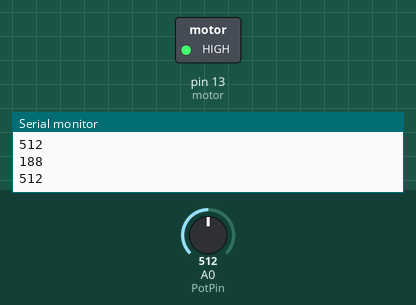
Simulated run of this sketch. Board: Arduino Uno, built with avr-gcc and run on an emulated ATmega328P. Parts: switched loads named in the sketch (green lamp = pin HIGH), the last lines printed to the serial monitor. Inputs (shaded band) come from the test bench; at power-on: A0 (PotPin) = 512.

Above: at 1.2 s.
1.3 s: A0 (PotPin) set to 49
2.8 s: A0 (PotPin) set to 44
At 3.3 s:
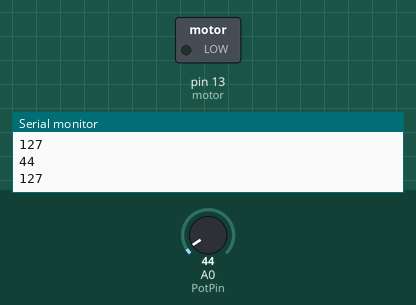
4.3 s: A0 (PotPin) set to 122
At 5.5 s:
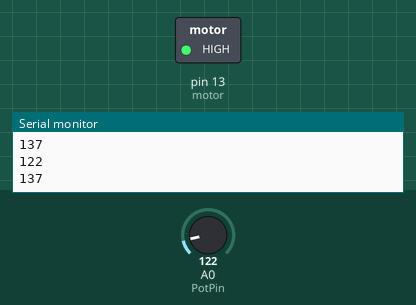
5.8 s: A0 (PotPin) set to 0
At 6.9 s:
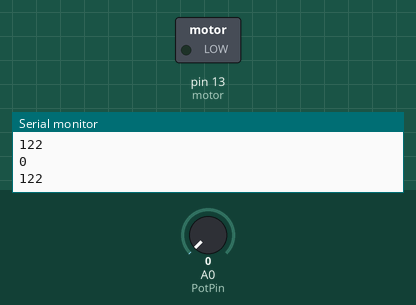
Timing chart, 0 to 8.3 s (numbered marks = the images above; inputs shaded):
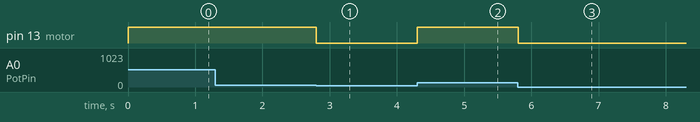

The sketch:

Motor_Pot.ino
```cpp
const int motor = 13;
const int PotPin = A0;
int motorspeed = 0;
int Potvalue = 0;

void setup() {
pinMode(motor, OUTPUT);
Serial.begin(9600);
}

void loop() {
  Potvalue = analogRead(PotPin);
  motorspeed = map(Potvalue, 0, 1023, 122, 255);
  analogWrite(motor, motorspeed);
  delay(10);
  Serial.println(Potvalue);

  Serial.println(motorspeed);

}
```

Measured:
- the behaviour switches between 47 and 46 on A0 (PotPin) (found by bisection; images 0 and 1)
- after the input at 2.8 s, pin 13 (motor): HIGH → LOW at once
- after the input at 4.3 s, pin 13 (motor): LOW → HIGH at once
- after the input at 5.8 s, pin 13 (motor): HIGH → LOW at once
